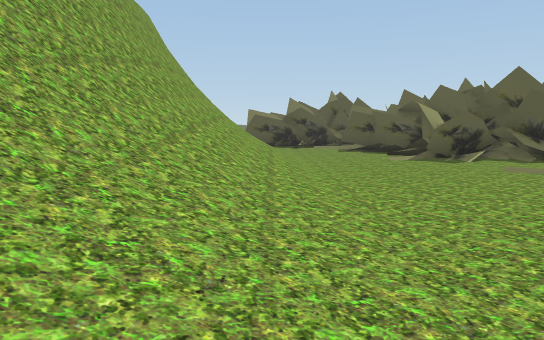
View 1 (above)

24 first-person views from a walk through a 3-D level made in the Unity game engine. The camera is 1.4 m above the floor, tilts 6° down and sees 70° across. The floor is counted in squares, 2 m on a side. Each view is taken from the middle of a square. On the plan, view 1 faces up. The plan holds only what a view shows up to about 11 squares ahead; the rest is blank. The place goes on beyond the plan. The player character is not drawn. Door leaves are left out, so doorways stand open. Some surface patterns are stand-ins.

View 2
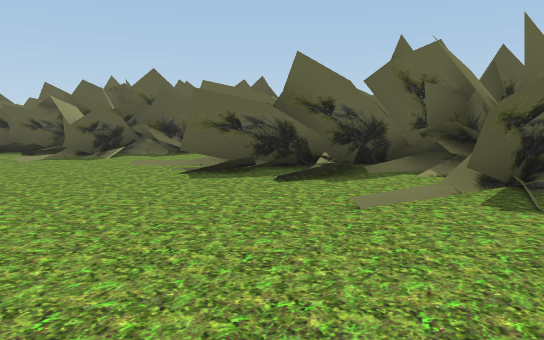

View 3
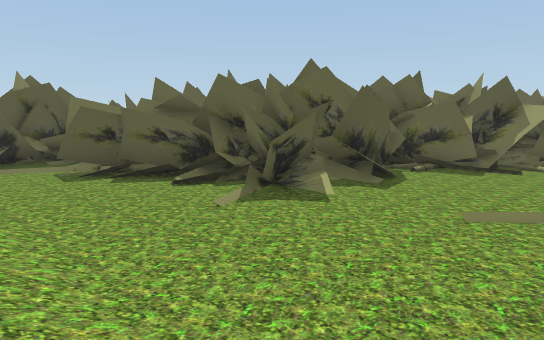

View 4
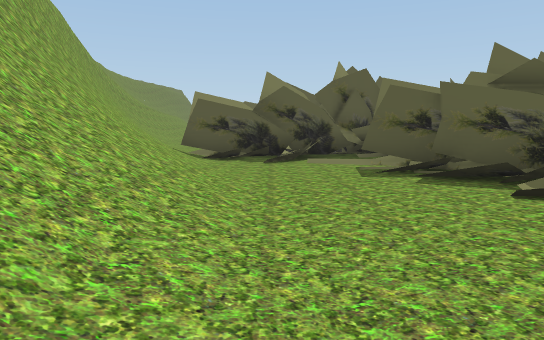

View 5
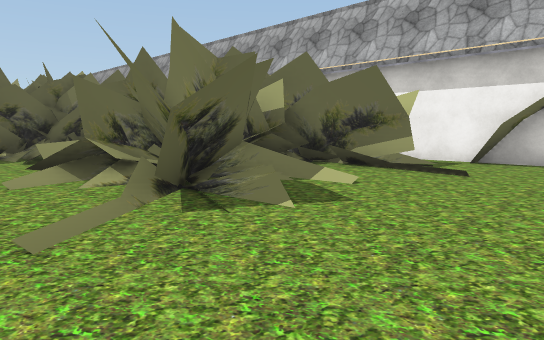

View 6
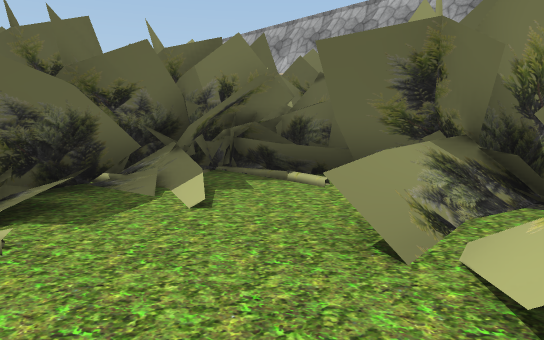

View 7
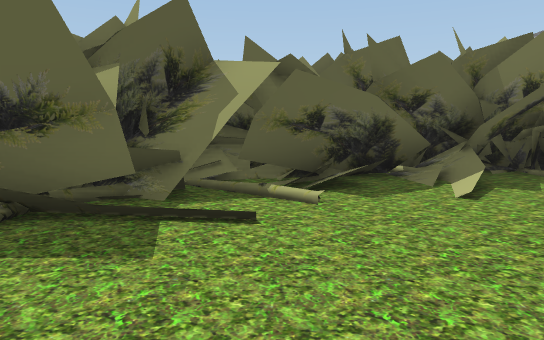

View 8
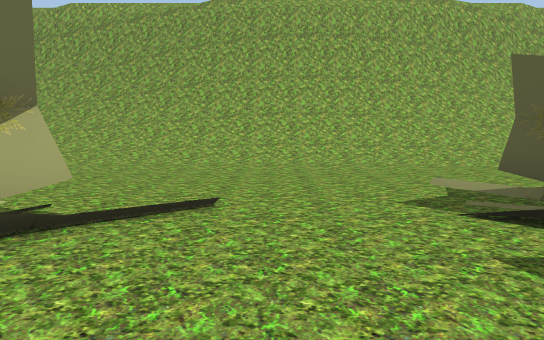

View 9
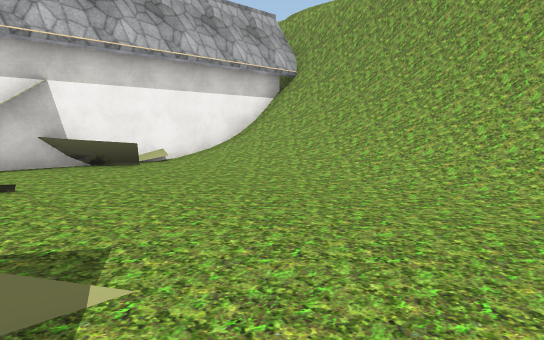

View 10
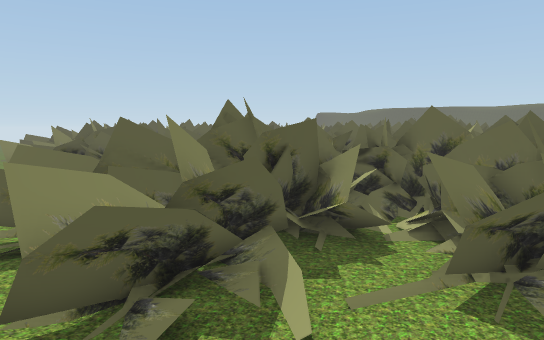

View 11
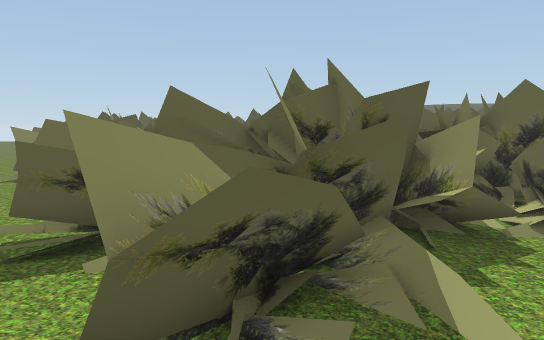

View 12
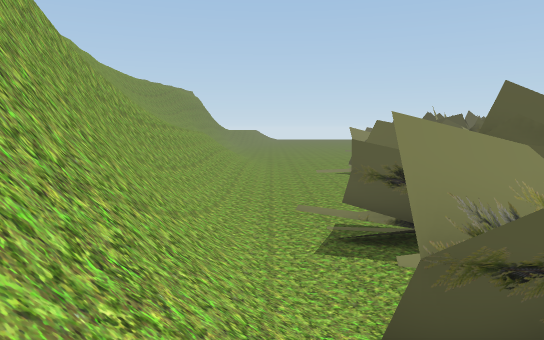

View 13
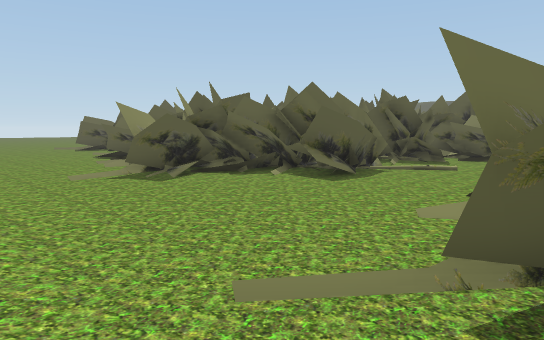

View 14
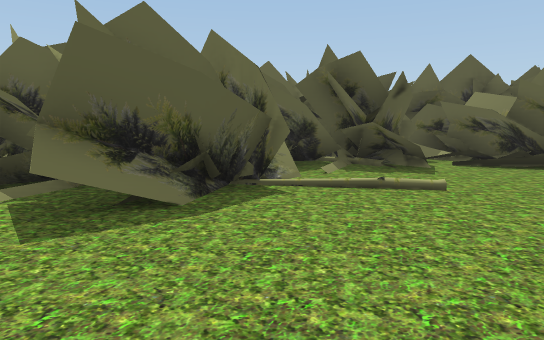

View 15
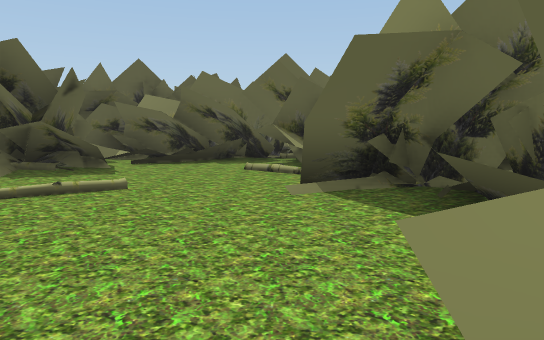

View 16
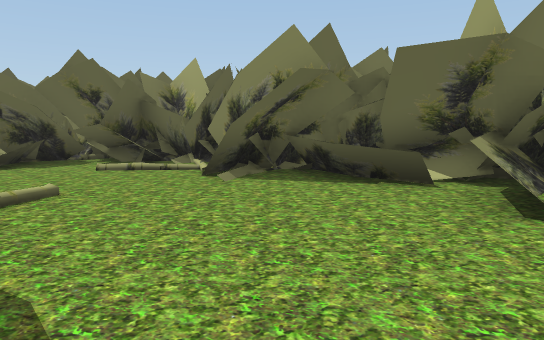

View 17
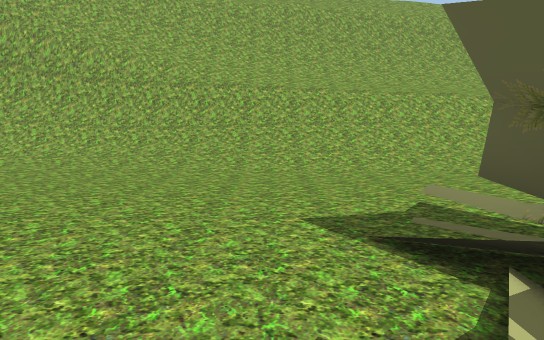

View 18
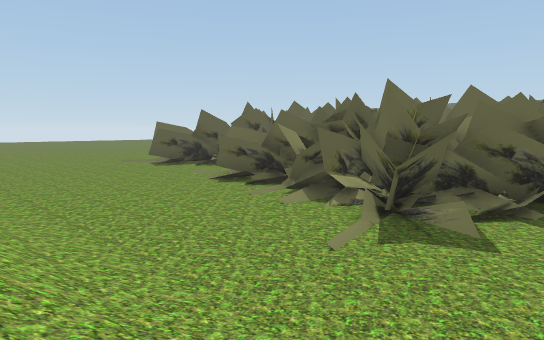

View 19
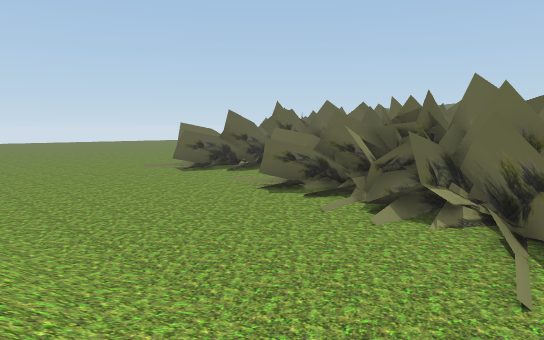

View 20
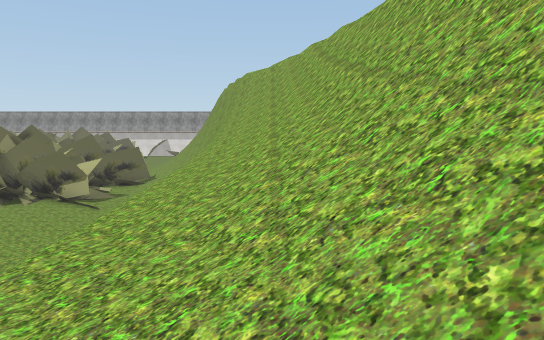

View 21
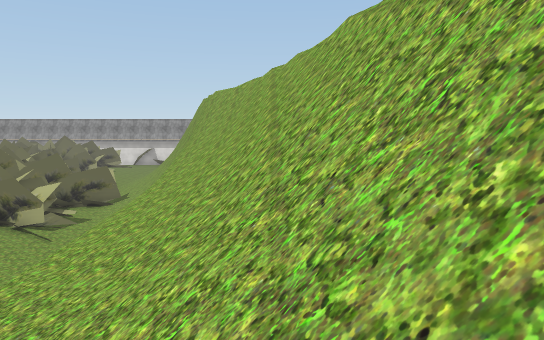

View 22
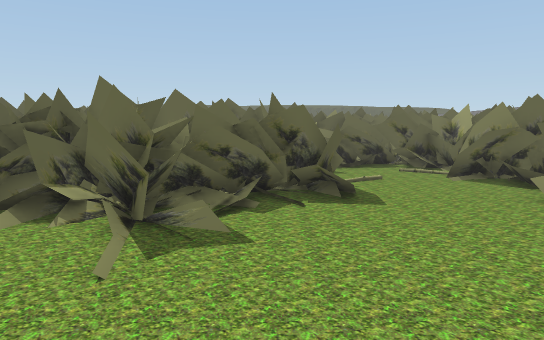

View 23
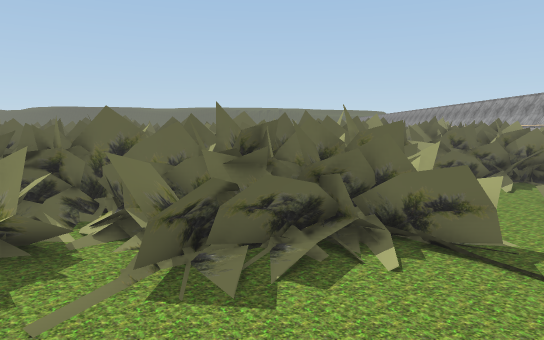

View 24
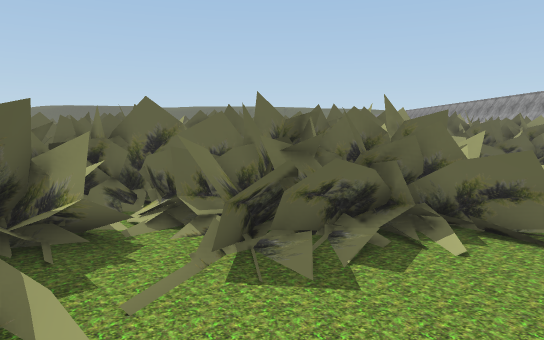

### Floor plan
Key: @ floor where view 1 was taken; # wall or solid block; . main floor; : floor 0.25 m higher than the main floor; + floor 0.5 m higher than the main floor; * floor 3.25 m higher than the main floor; / step, stairs or slope; = window, fence, low wall or low ledge; T pine tree; O other object.
Columns run from 9 left of view 1 to 15 right of it. Each row starts with its distance up from view 1.
 36   /   :......TTT
 35  //*  /......TTT
 34 #//*///.....TTTTT T
 33 #//////.....TTT  TT
 32 ##/////....#TTTTT  T
 31 ##/////...TTTTTT   TTO
 30  #/////..../.TT  TT T
 29  #/////.......TT /TTT TTT
 28  #=/=//......TTTT.TTTTTT
 27  ##/=//............../T
 26  ##/#/+............./TT
 25   #/#/+..............TT
 24   #=#//.............TTTTT
 23   ####/.TT.T //TTTTTTTT T
 22     ##/..TT TTTTTT TT
 21      #/:./T TTTTTT TT
 20      #//./TTTT  TT
 19      ##//TTTTTTTTT
 18      ##/TTTTTT..TT
 17       #//......TTT
 16       #//...TTTTTTTT
 15       #//:...TTT  T
 14       #///....TTT O
 13       #///....TTT
 12       #///..../TTT     TT
 11       ##//....TTTT O
 10       ##//...T.././/T
  9        #//.........:TTT O
  8        #//..........:TTTO
  7       ##//.........../TT
  6       ##//....TTT//... T
  5       #///..../TTTT...TT
  4       #///.....:TTT.TTTT
  3       #//+.......TTTTTT
  2       #//+......TTT T T
  1       #//:....TTTTT   TT
  0       #//@...T=        T
 -1       #######T##

Where each view was taken, in squares from view 1:
view 1: 0 up, 0 right, facing up
view 2: 0 up, 1 right, facing up-right
view 3: 6 up, 0 right, facing up-right
view 4: 8 up, 1 right, facing up
view 5: 8 up, 2 right, facing down-right
view 6: 8 up, 8 right, facing down-right
view 7: 8 up, 7 right, facing right
view 8: 8 up, 8 right, facing left
view 9: 7 up, 5 right, facing down-left
view 10: 14 up, 2 left, facing up-right
view 11: 16 up, 2 left, facing up-right
view 12: 16 up, 2 left, facing up
view 13: 22 up, 3 left, facing up-right
view 14: 24 up, 3 right, facing up-right
view 15: 24 up, 3 right, facing right
view 16: 27 up, 3 right, facing down-right
view 17: 29 up, 4 right, facing left
view 18: 28 up, 4 left, facing up-right
view 19: 30 up, 4 left, facing up-right
view 20: 36 up, 7 left, facing down
view 21: 35 up, 8 left, facing down
view 22: 29 up, 4 left, facing right
view 23: 14 up, 2 left, facing right
view 24: 15 up, 2 left, facing right
